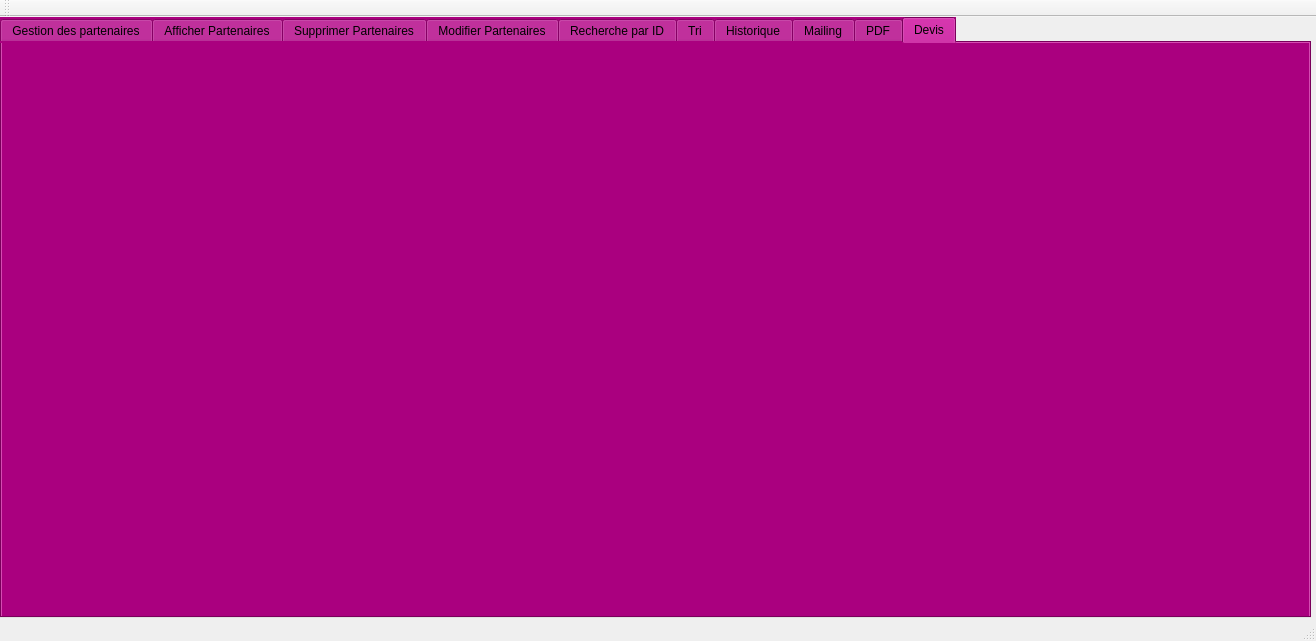
<?xml version="1.0" encoding="UTF-8"?>
<ui version="4.0">
 <class>MainWindow</class>
 <widget class="QMainWindow" name="MainWindow">
  <property name="geometry">
   <rect>
    <x>0</x>
    <y>0</y>
    <width>1316</width>
    <height>641</height>
   </rect>
  </property>
  <property name="windowTitle">
   <string>Gestion des Clients</string>
  </property>
  <widget class="QWidget" name="centralWidget">
   <widget class="QTabWidget" name="tabWidget">
    <property name="geometry">
     <rect>
      <x>0</x>
      <y>0</y>
      <width>1311</width>
      <height>601</height>
     </rect>
    </property>
    <property name="styleSheet">
     <string notr="true">background-color: rgb(170, 0, 127);</string>
    </property>
    <property name="currentIndex">
     <number>9</number>
    </property>
    <widget class="QWidget" name="tab">
     <attribute name="title">
      <string>Gestion des partenaires</string>
     </attribute>
     <widget class="QGroupBox" name="groupBox">
      <property name="geometry">
       <rect>
        <x>10</x>
        <y>60</y>
        <width>261</width>
        <height>391</height>
       </rect>
      </property>
      <property name="styleSheet">
       <string notr="true">font: 15pt &quot;MS Shell Dlg 2&quot;;</string>
      </property>
      <property name="title">
       <string>les informations</string>
      </property>
      <widget class="QLabel" name="label_2">
       <property name="geometry">
        <rect>
         <x>20</x>
         <y>110</y>
         <width>61</width>
         <height>21</height>
        </rect>
       </property>
       <property name="text">
        <string>Nom</string>
       </property>
      </widget>
      <widget class="QLabel" name="label_3">
       <property name="geometry">
        <rect>
         <x>20</x>
         <y>150</y>
         <width>101</width>
         <height>21</height>
        </rect>
       </property>
       <property name="text">
        <string>Prenom</string>
       </property>
      </widget>
      <widget class="QLabel" name="label_4">
       <property name="geometry">
        <rect>
         <x>20</x>
         <y>190</y>
         <width>91</width>
         <height>21</height>
        </rect>
       </property>
       <property name="text">
        <string>salaire</string>
       </property>
      </widget>
      <widget class="QLabel" name="label_5">
       <property name="geometry">
        <rect>
         <x>20</x>
         <y>240</y>
         <width>101</width>
         <height>21</height>
        </rect>
       </property>
       <property name="text">
        <string>adresse</string>
       </property>
      </widget>
      <widget class="QLabel" name="label">
       <property name="geometry">
        <rect>
         <x>20</x>
         <y>70</y>
         <width>61</width>
         <height>21</height>
        </rect>
       </property>
       <property name="text">
        <string>ID P</string>
       </property>
      </widget>
      <widget class="QLabel" name="label_6">
       <property name="geometry">
        <rect>
         <x>20</x>
         <y>280</y>
         <width>56</width>
         <height>21</height>
        </rect>
       </property>
       <property name="text">
        <string>mail</string>
       </property>
      </widget>
      <widget class="QLineEdit" name="le_id">
       <property name="geometry">
        <rect>
         <x>80</x>
         <y>70</y>
         <width>113</width>
         <height>22</height>
        </rect>
       </property>
       <property name="text">
        <string>11</string>
       </property>
      </widget>
      <widget class="QLineEdit" name="le_nom">
       <property name="geometry">
        <rect>
         <x>90</x>
         <y>110</y>
         <width>113</width>
         <height>22</height>
        </rect>
       </property>
       <property name="text">
        <string>beraies</string>
       </property>
      </widget>
      <widget class="QLineEdit" name="le_prenom">
       <property name="geometry">
        <rect>
         <x>120</x>
         <y>150</y>
         <width>113</width>
         <height>22</height>
        </rect>
       </property>
       <property name="text">
        <string>lkdnjfdj</string>
       </property>
      </widget>
      <widget class="QLineEdit" name="le_salaire">
       <property name="geometry">
        <rect>
         <x>100</x>
         <y>190</y>
         <width>113</width>
         <height>22</height>
        </rect>
       </property>
      </widget>
      <widget class="QLineEdit" name="le_adresse">
       <property name="geometry">
        <rect>
         <x>110</x>
         <y>240</y>
         <width>113</width>
         <height>22</height>
        </rect>
       </property>
      </widget>
      <widget class="QLineEdit" name="le_mail">
       <property name="geometry">
        <rect>
         <x>80</x>
         <y>280</y>
         <width>113</width>
         <height>22</height>
        </rect>
       </property>
      </widget>
      <widget class="QLabel" name="label_7">
       <property name="geometry">
        <rect>
         <x>10</x>
         <y>320</y>
         <width>71</width>
         <height>20</height>
        </rect>
       </property>
       <property name="text">
        <string>FONCTION</string>
       </property>
      </widget>
      <widget class="QLineEdit" name="le_FONCT">
       <property name="geometry">
        <rect>
         <x>100</x>
         <y>320</y>
         <width>113</width>
         <height>22</height>
        </rect>
       </property>
      </widget>
      <widget class="QLabel" name="label_22">
       <property name="geometry">
        <rect>
         <x>30</x>
         <y>350</y>
         <width>56</width>
         <height>21</height>
        </rect>
       </property>
       <property name="text">
        <string>TEL</string>
       </property>
      </widget>
      <widget class="QLineEdit" name="le_tel">
       <property name="geometry">
        <rect>
         <x>100</x>
         <y>350</y>
         <width>113</width>
         <height>22</height>
        </rect>
       </property>
      </widget>
     </widget>
     <widget class="QGroupBox" name="groupBox_2">
      <property name="geometry">
       <rect>
        <x>310</x>
        <y>90</y>
        <width>171</width>
        <height>291</height>
       </rect>
      </property>
      <property name="styleSheet">
       <string notr="true">font: 16pt &quot;MS Shell Dlg 2&quot;;</string>
      </property>
      <property name="title">
       <string>CRUD</string>
      </property>
      <widget class="QPushButton" name="pbajouter">
       <property name="geometry">
        <rect>
         <x>10</x>
         <y>130</y>
         <width>141</width>
         <height>41</height>
        </rect>
       </property>
       <property name="text">
        <string>AJOUTER</string>
       </property>
      </widget>
     </widget>
    </widget>
    <widget class="QWidget" name="tab_3">
     <attribute name="title">
      <string>Afficher Partenaires</string>
     </attribute>
     <widget class="QTableView" name="tab_part">
      <property name="geometry">
       <rect>
        <x>50</x>
        <y>30</y>
        <width>431</width>
        <height>411</height>
       </rect>
      </property>
     </widget>
    </widget>
    <widget class="QWidget" name="tab_4">
     <attribute name="title">
      <string>Supprimer Partenaires</string>
     </attribute>
     <widget class="QPushButton" name="sup">
      <property name="geometry">
       <rect>
        <x>300</x>
        <y>120</y>
        <width>93</width>
        <height>28</height>
       </rect>
      </property>
      <property name="text">
       <string>Supprimer</string>
      </property>
     </widget>
     <widget class="QLabel" name="label_8">
      <property name="geometry">
       <rect>
        <x>50</x>
        <y>50</y>
        <width>221</width>
        <height>16</height>
       </rect>
      </property>
      <property name="text">
       <string>Entrer l'ID du partenaire à supprimer</string>
      </property>
     </widget>
     <widget class="QLineEdit" name="le_id_sup">
      <property name="geometry">
       <rect>
        <x>410</x>
        <y>50</y>
        <width>113</width>
        <height>22</height>
       </rect>
      </property>
     </widget>
    </widget>
    <widget class="QWidget" name="tab_2">
     <attribute name="title">
      <string>Modifier Partenaires</string>
     </attribute>
     <widget class="QLineEdit" name="lee_Id">
      <property name="geometry">
       <rect>
        <x>150</x>
        <y>60</y>
        <width>241</width>
        <height>31</height>
       </rect>
      </property>
     </widget>
     <widget class="QLineEdit" name="lee_Nom">
      <property name="geometry">
       <rect>
        <x>150</x>
        <y>180</y>
        <width>241</width>
        <height>31</height>
       </rect>
      </property>
     </widget>
     <widget class="QLineEdit" name="lee_Fonction">
      <property name="geometry">
       <rect>
        <x>150</x>
        <y>300</y>
        <width>241</width>
        <height>31</height>
       </rect>
      </property>
     </widget>
     <widget class="QLineEdit" name="lee_Adresse">
      <property name="geometry">
       <rect>
        <x>150</x>
        <y>430</y>
        <width>241</width>
        <height>31</height>
       </rect>
      </property>
     </widget>
     <widget class="QLineEdit" name="lee_Num">
      <property name="geometry">
       <rect>
        <x>740</x>
        <y>60</y>
        <width>241</width>
        <height>31</height>
       </rect>
      </property>
     </widget>
     <widget class="QLineEdit" name="lee_Prenom">
      <property name="geometry">
       <rect>
        <x>740</x>
        <y>180</y>
        <width>241</width>
        <height>31</height>
       </rect>
      </property>
     </widget>
     <widget class="QLineEdit" name="lee_Salaire">
      <property name="geometry">
       <rect>
        <x>740</x>
        <y>300</y>
        <width>241</width>
        <height>31</height>
       </rect>
      </property>
     </widget>
     <widget class="QLineEdit" name="lee_mail">
      <property name="geometry">
       <rect>
        <x>740</x>
        <y>420</y>
        <width>241</width>
        <height>31</height>
       </rect>
      </property>
     </widget>
     <widget class="QLabel" name="label_9">
      <property name="geometry">
       <rect>
        <x>20</x>
        <y>60</y>
        <width>111</width>
        <height>21</height>
       </rect>
      </property>
      <property name="text">
       <string>ID</string>
      </property>
     </widget>
     <widget class="QLabel" name="label_10">
      <property name="geometry">
       <rect>
        <x>30</x>
        <y>180</y>
        <width>111</width>
        <height>21</height>
       </rect>
      </property>
      <property name="text">
       <string>Nom</string>
      </property>
     </widget>
     <widget class="QLabel" name="label_11">
      <property name="geometry">
       <rect>
        <x>30</x>
        <y>300</y>
        <width>111</width>
        <height>21</height>
       </rect>
      </property>
      <property name="text">
       <string>Fonction</string>
      </property>
     </widget>
     <widget class="QLabel" name="label_12">
      <property name="geometry">
       <rect>
        <x>30</x>
        <y>440</y>
        <width>111</width>
        <height>21</height>
       </rect>
      </property>
      <property name="text">
       <string>Adresse</string>
      </property>
     </widget>
     <widget class="QLabel" name="label_13">
      <property name="geometry">
       <rect>
        <x>620</x>
        <y>60</y>
        <width>111</width>
        <height>21</height>
       </rect>
      </property>
      <property name="text">
       <string>Num</string>
      </property>
     </widget>
     <widget class="QLabel" name="label_14">
      <property name="geometry">
       <rect>
        <x>620</x>
        <y>180</y>
        <width>111</width>
        <height>21</height>
       </rect>
      </property>
      <property name="text">
       <string>Prenom</string>
      </property>
     </widget>
     <widget class="QLabel" name="label_15">
      <property name="geometry">
       <rect>
        <x>620</x>
        <y>310</y>
        <width>111</width>
        <height>21</height>
       </rect>
      </property>
      <property name="text">
       <string>Salaire</string>
      </property>
     </widget>
     <widget class="QLabel" name="label_16">
      <property name="geometry">
       <rect>
        <x>620</x>
        <y>430</y>
        <width>111</width>
        <height>21</height>
       </rect>
      </property>
      <property name="text">
       <string>Mail</string>
      </property>
     </widget>
     <widget class="QPushButton" name="pbupdate">
      <property name="geometry">
       <rect>
        <x>490</x>
        <y>470</y>
        <width>93</width>
        <height>28</height>
       </rect>
      </property>
      <property name="text">
       <string>Update</string>
      </property>
     </widget>
    </widget>
    <widget class="QWidget" name="tab_5">
     <attribute name="title">
      <string>Recherche par ID</string>
     </attribute>
     <widget class="QLabel" name="label_17">
      <property name="geometry">
       <rect>
        <x>180</x>
        <y>80</y>
        <width>321</width>
        <height>16</height>
       </rect>
      </property>
      <property name="text">
       <string>Entrez l'ID du partenaire pour afficher ses coordonnées</string>
      </property>
     </widget>
     <widget class="QPushButton" name="reche">
      <property name="geometry">
       <rect>
        <x>470</x>
        <y>160</y>
        <width>93</width>
        <height>28</height>
       </rect>
      </property>
      <property name="text">
       <string>Rechercher</string>
      </property>
     </widget>
     <widget class="QLineEdit" name="search_id">
      <property name="geometry">
       <rect>
        <x>550</x>
        <y>80</y>
        <width>113</width>
        <height>22</height>
       </rect>
      </property>
     </widget>
     <widget class="QTableView" name="tabView">
      <property name="geometry">
       <rect>
        <x>105</x>
        <y>201</y>
        <width>961</width>
        <height>271</height>
       </rect>
      </property>
     </widget>
    </widget>
    <widget class="QWidget" name="tab_6">
     <attribute name="title">
      <string>Tri</string>
     </attribute>
     <widget class="QRadioButton" name="TRIID">
      <property name="geometry">
       <rect>
        <x>130</x>
        <y>100</y>
        <width>151</width>
        <height>71</height>
       </rect>
      </property>
      <property name="text">
       <string>Identifiant Partenaire</string>
      </property>
     </widget>
     <widget class="QRadioButton" name="TRINOM">
      <property name="geometry">
       <rect>
        <x>360</x>
        <y>100</y>
        <width>141</width>
        <height>81</height>
       </rect>
      </property>
      <property name="text">
       <string>Nom Partenaire</string>
      </property>
     </widget>
     <widget class="QFrame" name="frame">
      <property name="geometry">
       <rect>
        <x>100</x>
        <y>49</y>
        <width>541</width>
        <height>191</height>
       </rect>
      </property>
      <property name="styleSheet">
       <string notr="true">padding : 5px;
border-raduis:5px;
font-weight:bold;
</string>
      </property>
      <property name="frameShape">
       <enum>QFrame::StyledPanel</enum>
      </property>
      <property name="frameShadow">
       <enum>QFrame::Raised</enum>
      </property>
     </widget>
     <widget class="QTableView" name="tab_part_2">
      <property name="geometry">
       <rect>
        <x>670</x>
        <y>30</y>
        <width>551</width>
        <height>461</height>
       </rect>
      </property>
     </widget>
     <zorder>frame</zorder>
     <zorder>TRIID</zorder>
     <zorder>TRINOM</zorder>
     <zorder>tab_part_2</zorder>
    </widget>
    <widget class="QWidget" name="tab_8">
     <attribute name="title">
      <string>Historique</string>
     </attribute>
     <widget class="QTextBrowser" name="historique">
      <property name="geometry">
       <rect>
        <x>45</x>
        <y>31</y>
        <width>1231</width>
        <height>411</height>
       </rect>
      </property>
     </widget>
    </widget>
    <widget class="QWidget" name="tab_7">
     <attribute name="title">
      <string>Mailing</string>
     </attribute>
     <widget class="QLineEdit" name="em">
      <property name="geometry">
       <rect>
        <x>580</x>
        <y>100</y>
        <width>361</width>
        <height>31</height>
       </rect>
      </property>
      <property name="text">
       <string/>
      </property>
     </widget>
     <widget class="QLabel" name="label_18">
      <property name="geometry">
       <rect>
        <x>460</x>
        <y>90</y>
        <width>111</width>
        <height>41</height>
       </rect>
      </property>
      <property name="text">
       <string>e-mail</string>
      </property>
     </widget>
     <widget class="QPushButton" name="mail">
      <property name="geometry">
       <rect>
        <x>560</x>
        <y>410</y>
        <width>141</width>
        <height>41</height>
       </rect>
      </property>
      <property name="text">
       <string>Envoyer Mail</string>
      </property>
     </widget>
     <widget class="QLineEdit" name="subject">
      <property name="geometry">
       <rect>
        <x>580</x>
        <y>190</y>
        <width>361</width>
        <height>31</height>
       </rect>
      </property>
      <property name="text">
       <string/>
      </property>
     </widget>
     <widget class="QLineEdit" name="body">
      <property name="geometry">
       <rect>
        <x>580</x>
        <y>280</y>
        <width>361</width>
        <height>41</height>
       </rect>
      </property>
      <property name="text">
       <string/>
      </property>
     </widget>
     <widget class="QLabel" name="label_58">
      <property name="geometry">
       <rect>
        <x>460</x>
        <y>180</y>
        <width>111</width>
        <height>41</height>
       </rect>
      </property>
      <property name="text">
       <string>Subject</string>
      </property>
     </widget>
     <widget class="QLabel" name="label_59">
      <property name="geometry">
       <rect>
        <x>460</x>
        <y>280</y>
        <width>111</width>
        <height>41</height>
       </rect>
      </property>
      <property name="text">
       <string>Body</string>
      </property>
     </widget>
    </widget>
    <widget class="QWidget" name="tab_9">
     <attribute name="title">
      <string>PDF</string>
     </attribute>
     <widget class="QPushButton" name="pushButton">
      <property name="geometry">
       <rect>
        <x>520</x>
        <y>210</y>
        <width>281</width>
        <height>111</height>
       </rect>
      </property>
      <property name="text">
       <string>Create PDF</string>
      </property>
     </widget>
    </widget>
    <widget class="QWidget" name="tab_10">
     <attribute name="title">
      <string>Devis</string>
     </attribute>
    </widget>
   </widget>
  </widget>
  <widget class="QMenuBar" name="menuBar">
   <property name="geometry">
    <rect>
     <x>0</x>
     <y>0</y>
     <width>1316</width>
     <height>26</height>
    </rect>
   </property>
  </widget>
  <widget class="QToolBar" name="mainToolBar">
   <attribute name="toolBarArea">
    <enum>TopToolBarArea</enum>
   </attribute>
   <attribute name="toolBarBreak">
    <bool>false</bool>
   </attribute>
  </widget>
  <widget class="QStatusBar" name="statusBar"/>
 </widget>
 <layoutdefault spacing="6" margin="11"/>
 <resources/>
 <connections/>
</ui>
